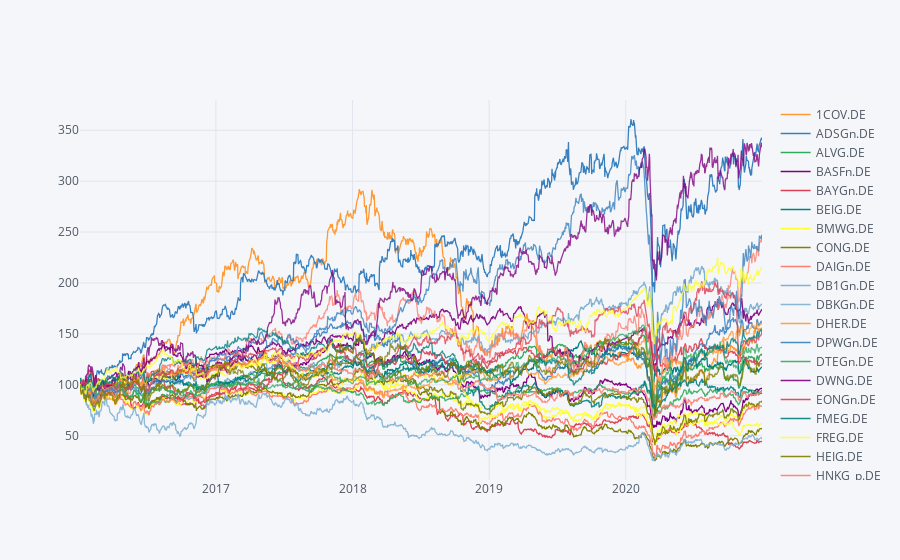

Notebook source saved alongside this figure:
### Code cell
fd.plot_data()

### Figure 1 — Plotly figure (JSON) as saved in the notebook; plotly's stock layout.template omitted (floating-point values rounded to 4 significant figures; data arrays with more than 128 entries replaced by an {"elided": "..."} marker saying what was removed)
{"data": [{"line": {"color": "rgba(255, 153, 51, 1.0)", "dash": "solid", "shape": "linear", "width": 1.3}, "mode": "lines", "name": "1COV.DE", "text": "", "type": "scatter", "x": {"elided": "1263 str values"}, "y": {"elided": "1263 float values"}}, {"line": {"color": "rgba(55, 128, 191, 1.0)", "dash": "solid", "shape": "linear", "width": 1.3}, "mode": "lines", "name": "ADSGn.DE", "text": "", "type": "scatter", "x": {"elided": "1263 str values"}, "y": {"elided": "1263 float values"}}, {"line": {"color": "rgba(50, 171, 96, 1.0)", "dash": "solid", "shape": "linear", "width": 1.3}, "mode": "lines", "name": "ALVG.DE", "text": "", "type": "scatter", "x": {"elided": "1263 str values"}, "y": {"elided": "1263 float values"}}, {"line": {"color": "rgba(128, 0, 128, 1.0)", "dash": "solid", "shape": "linear", "width": 1.3}, "mode": "lines", "name": "BASFn.DE", "text": "", "type": "scatter", "x": {"elided": "1263 str values"}, "y": {"elided": "1263 float values"}}, {"line": {"color": "rgba(219, 64, 82, 1.0)", "dash": "solid", "shape": "linear", "width": 1.3}, "mode": "lines", "name": "BAYGn.DE", "text": "", "type": "scatter", "x": {"elided": "1263 str values"}, "y": {"elided": "1263 float values"}}, {"line": {"color": "rgba(0, 128, 128, 1.0)", "dash": "solid", "shape": "linear", "width": 1.3}, "mode": "lines", "name": "BEIG.DE", "text": "", "type": "scatter", "x": {"elided": "1263 str values"}, "y": {"elided": "1263 float values"}}, {"line": {"color": "rgba(255, 255, 51, 1.0)", "dash": "solid", "shape": "linear", "width": 1.3}, "mode": "lines", "name": "BMWG.DE", "text": "", "type": "scatter", "x": {"elided": "1263 str values"}, "y": {"elided": "1263 float values"}}, {"line": {"color": "rgba(128, 128, 0, 1.0)", "dash": "solid", "shape": "linear", "width": 1.3}, "mode": "lines", "name": "CONG.DE", "text": "", "type": "scatter", "x": {"elided": "1263 str values"}, "y": {"elided": "1263 float values"}}, {"line": {"color": "rgba(251, 128, 114, 1.0)", "dash": "solid", "shape": "linear", "width": 1.3}, "mode": "lines", "name": "DAIGn.DE", "text": "", "type": "scatter", "x": {"elided": "1263 str values"}, "y": {"elided": "1263 float values"}}, {"line": {"color": "rgba(128, 177, 211, 1.0)", "dash": "solid", "shape": "linear", "width": 1.3}, "mode": "lines", "name": "DB1Gn.DE", "text": "", "type": "scatter", "x": {"elided": "1263 str values"}, "y": {"elided": "1263 float values"}}, {"line": {"color": "rgba(128, 177, 211, 0.8999999999999999)", "dash": "solid", "shape": "linear", "width": 1.3}, "mode": "lines", "name": "DBKGn.DE", "text": "", "type": "scatter", "x": {"elided": "1263 str values"}, "y": {"elided": "1263 float values"}}, {"line": {"color": "rgba(255, 153, 51, 0.8999999999999999)", "dash": "solid", "shape": "linear", "width": 1.3}, "mode": "lines", "name": "DHER.DE", "text": "", "type": "scatter", "x": {"elided": "1263 str values"}, "y": {"elided": "1263 str values"}}, {"line": {"color": "rgba(55, 128, 191, 0.8999999999999999)", "dash": "solid", "shape": "linear", "width": 1.3}, "mode": "lines", "name": "DPWGn.DE", "text": "", "type": "scatter", "x": {"elided": "1263 str values"}, "y": {"elided": "1263 float values"}}, {"line": {"color": "rgba(50, 171, 96, 0.8999999999999999)", "dash": "solid", "shape": "linear", "width": 1.3}, "mode": "lines", "name": "DTEGn.DE", "text": "", "type": "scatter", "x": {"elided": "1263 str values"}, "y": {"elided": "1263 float values"}}, {"line": {"color": "rgba(128, 0, 128, 0.8999999999999999)", "dash": "solid", "shape": "linear", "width": 1.3}, "mode": "lines", "name": "DWNG.DE", "text": "", "type": "scatter", "x": {"elided": "1263 str values"}, "y": {"elided": "1263 float values"}}, {"line": {"color": "rgba(219, 64, 82, 0.8999999999999999)", "dash": "solid", "shape": "linear", "width": 1.3}, "mode": "lines", "name": "EONGn.DE", "text": "", "type": "scatter", "x": {"elided": "1263 str values"}, "y": {"elided": "1263 float values"}}, {"line": {"color": "rgba(0, 128, 128, 0.8999999999999999)", "dash": "solid", "shape": "linear", "width": 1.3}, "mode": "lines", "name": "FMEG.DE", "text": "", "type": "scatter", "x": {"elided": "1263 str values"}, "y": {"elided": "1263 float values"}}, {"line": {"color": "rgba(255, 255, 51, 0.8999999999999999)", "dash": "solid", "shape": "linear", "width": 1.3}, "mode": "lines", "name": "FREG.DE", "text": "", "type": "scatter", "x": {"elided": "1263 str values"}, "y": {"elided": "1263 float values"}}, {"line": {"color": "rgba(128, 128, 0, 0.8999999999999999)", "dash": "solid", "shape": "linear", "width": 1.3}, "mode": "lines", "name": "HEIG.DE", "text": "", "type": "scatter", "x": {"elided": "1263 str values"}, "y": {"elided": "1263 float values"}}, {"line": {"color": "rgba(251, 128, 114, 0.8999999999999999)", "dash": "solid", "shape": "linear", "width": 1.3}, "mode": "lines", "name": "HNKG_p.DE", "text": "", "type": "scatter", "x": {"elided": "1263 str values"}, "y": {"elided": "1263 float values"}}, {"line": {"color": "rgba(251, 128, 114, 0.7999999999999998)", "dash": "solid", "shape": "linear", "width": 1.3}, "mode": "lines", "name": "IFXGn.DE", "text": "", "type": "scatter", "x": {"elided": "1263 str values"}, "y": {"elided": "1263 float values"}}, {"line": {"color": "rgba(128, 177, 211, 0.7999999999999998)", "dash": "solid", "shape": "linear", "width": 1.3}, "mode": "lines", "name": "LINI.DE", "text": "", "type": "scatter", "x": {"elided": "1263 str values"}, "y": {"elided": "1263 str values"}}, {"line": {"color": "rgba(255, 153, 51, 0.7999999999999998)", "dash": "solid", "shape": "linear", "width": 1.3}, "mode": "lines", "name": "MRCG.DE", "text": "", "type": "scatter", "x": {"elided": "1263 str values"}, "y": {"elided": "1263 float values"}}, {"line": {"color": "rgba(55, 128, 191, 0.7999999999999998)", "dash": "solid", "shape": "linear", "width": 1.3}, "mode": "lines", "name": "MTXGn.DE", "text": "", "type": "scatter", "x": {"elided": "1263 str values"}, "y": {"elided": "1263 float values"}}, {"line": {"color": "rgba(50, 171, 96, 0.7999999999999998)", "dash": "solid", "shape": "linear", "width": 1.3}, "mode": "lines", "name": "MUVGn.DE", "text": "", "type": "scatter", "x": {"elided": "1263 str values"}, "y": {"elided": "1263 float values"}}, {"line": {"color": "rgba(128, 0, 128, 0.7999999999999998)", "dash": "solid", "shape": "linear", "width": 1.3}, "mode": "lines", "name": "RWEG.DE", "text": "", "type": "scatter", "x": {"elided": "1263 str values"}, "y": {"elided": "1263 float values"}}, {"line": {"color": "rgba(219, 64, 82, 0.7999999999999998)", "dash": "solid", "shape": "linear", "width": 1.3}, "mode": "lines", "name": "SAPG.DE", "text": "", "type": "scatter", "x": {"elided": "1263 str values"}, "y": {"elided": "1263 float values"}}, {"line": {"color": "rgba(0, 128, 128, 0.7999999999999998)", "dash": "solid", "shape": "linear", "width": 1.3}, "mode": "lines", "name": "SIEGn.DE", "text": "", "type": "scatter", "x": {"elided": "1263 str values"}, "y": {"elided": "1263 float values"}}, {"line": {"color": "rgba(255, 255, 51, 0.7999999999999998)", "dash": "solid", "shape": "linear", "width": 1.3}, "mode": "lines", "name": "VNAn.DE", "text": "", "type": "scatter", "x": {"elided": "1263 str values"}, "y": {"elided": "1263 float values"}}, {"line": {"color": "rgba(128, 128, 0, 0.7999999999999998)", "dash": "solid", "shape": "linear", "width": 1.3}, "mode": "lines", "name": "VOWG_p.DE", "text": "", "type": "scatter", "x": {"elided": "1263 str values"}, "y": {"elided": "1263 float values"}}], "layout": {"legend": {"bgcolor": "#F5F6F9", "font": {"color": "#4D5663"}}, "paper_bgcolor": "#F5F6F9", "plot_bgcolor": "#F5F6F9", "title": {"font": {"color": "#4D5663"}}, "xaxis": {"gridcolor": "#E1E5ED", "showgrid": true, "tickfont": {"color": "#4D5663"}, "title": {"font": {"color": "#4D5663"}, "text": ""}, "zerolinecolor": "#E1E5ED"}, "yaxis": {"gridcolor": "#E1E5ED", "showgrid": true, "tickfont": {"color": "#4D5663"}, "title": {"font": {"color": "#4D5663"}, "text": ""}, "zerolinecolor": "#E1E5ED"}}}
